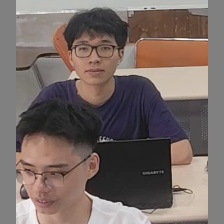
#> input picture dataset/raw/attentive/attentive_0003.jpg, 224 x 224 px; its folder holds only this picture in this run
$ python augment_data.py
#> lines starting #> are read from the running program, lines starting #| are printed output that depends on the picture
import cv2
import os
import random
import shutil
import numpy as np

CLASSES = [
    "attentive",
    "phone",
    "laptop",
    "sleeping",
    "distracted"
]

INPUT_BASE = "dataset/raw"
OUTPUT_BASE = "dataset/augmented"

AUGMENT_FACTOR = 2
SEED = 42
TARGET_SIZE = 224

random.seed(SEED)
np.random.seed(SEED)

# [4 lines left out: function aug_flip, not called in this run]

def aug_rotation(img):
    angle = random.uniform(-5, 5)
    h, w = img.shape[:2]
    M = cv2.getRotationMatrix2D((w // 2, h // 2), angle, 1.0)
    return cv2.warpAffine(img, M, (w, h), borderMode=cv2.BORDER_REFLECT)

# [37 lines left out: functions aug_perspective, aug_crop_resize, not called in this run]

def aug_brightness_contrast(img):
    alpha = random.uniform(0.85, 1.20)
    beta = random.randint(-20, 20)
    return cv2.convertScaleAbs(img, alpha=alpha, beta=beta)

# [12 lines left out: function aug_color_temperature, not called in this run]

def aug_blur(img):
    mode = random.choice(["gaussian", "motion"])

    if mode == "gaussian":
        k = random.choice([3, 5])
        return cv2.GaussianBlur(img, (k, k), 0)

    k = random.randint(3, 5)
    kernel = np.zeros((k, k))
    kernel[k // 2, :] = 1.0 / k
    return cv2.filter2D(img, -1, kernel)

# [5 lines left out: function aug_noise, not called in this run]

def aug_jpeg_compression(img):
    quality = random.randint(70, 95)

    success, encoded = cv2.imencode(
        ".jpg",
        img,
        [int(cv2.IMWRITE_JPEG_QUALITY), quality]
    )

    if not success:
        return img

    return cv2.imdecode(encoded, cv2.IMREAD_COLOR)

def augment_one(img):

    if random.random() < 0.50:
        img = aug_flip(img)

    if random.random() < 0.30:
        img = aug_rotation(img)

    if random.random() < 0.20:
        img = aug_perspective(img)

    if random.random() < 0.20:
        img = aug_crop_resize(img)

    if random.random() < 0.70:
        img = aug_brightness_contrast(img)

    if random.random() < 0.50:
        img = aug_color_temperature(img)

    if random.random() < 0.25:
        img = aug_blur(img)

    if random.random() < 0.20:
        img = aug_noise(img)

    if random.random() < 0.30:
        img = aug_jpeg_compression(img)

    if img.shape[:2] != (TARGET_SIZE, TARGET_SIZE):
        img = cv2.resize(img, (TARGET_SIZE, TARGET_SIZE))

    return img

def augment_class(class_name):

#> called with class_name = 'attentive'
    input_dir = os.path.join(INPUT_BASE, class_name)
    output_dir = os.path.join(OUTPUT_BASE, class_name)

    os.makedirs(output_dir, exist_ok=True)

    files = sorted([
        f for f in os.listdir(input_dir)
        if f.lower().endswith((".jpg", ".jpeg", ".png"))
    ])

    if not files:
        return 0

    total_saved = 0

    for idx, fname in enumerate(files):
        shutil.copy2(
            os.path.join(input_dir, fname),
            os.path.join(output_dir, f"{class_name}_raw_{idx:04d}.jpg")
        )
        total_saved += 1

    aug_idx = 0

    for fname in files:

        img = cv2.imread(os.path.join(input_dir, fname))
#> img is the input picture: shape (224, 224, 3); mean B, G, R 101.2, 105.5, 118.8

        if img is None:
            continue

        for _ in range(AUGMENT_FACTOR):

            aug = augment_one(img.copy())
#> in aug_rotation, `return cv2.warpAffine(img, M, (w, h), borderMode=cv2.BORDER_REFLECT)`:
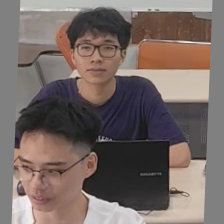
#> returned value: shape (224, 224, 3); mean of channels 0, 1, 2 101.5, 105.8, 119.1; drawn as B, G, R

            cv2.imwrite(
                os.path.join(
                    output_dir,
                    f"{class_name}_aug_{aug_idx:04d}.jpg"
                ),
                aug
            )

            aug_idx += 1
            total_saved += 1

    return total_saved

# [13 lines left out: function print_summary, not called in this run]

if __name__ == "__main__":

    results = {}

    for cls in CLASSES:
#> (the run stopped early here; a loop or call above may not have finished)
